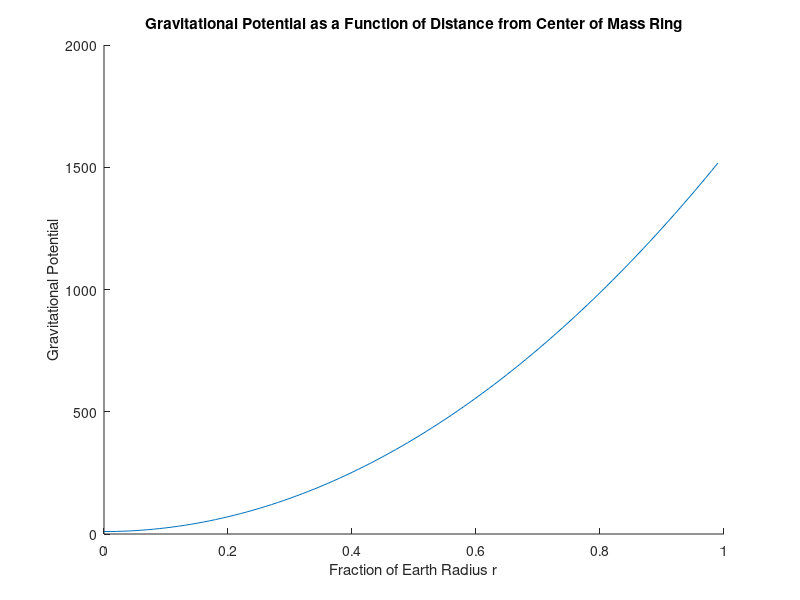

Recreate this plot in MATLAB.
%% Fowels and Cassidy Problem C 5.1
% Luke Polson
% V00849485

%% Part A
% See scanned page at the end of this document.

%% Part B
% Defines all Constants
r=1.496*10^11;
M=1.90*10^27;
R=7.784*10^11;
G=6.67*10^-11;

% This is the ``correct'' value for phi (still an approximation)
Phi_b=-(G*M/R)*(1+(r^2)/(4*R^2)+(3*r^4)/(8*R^4))

%% Part C
% We explain the algorithm used below. n is the number of points placed
% around the ring. In the while loop, 10000 is an arbitrary large number of
% points
% used. theta0 is the angular spacing between points on the ring. theta is
% the angle with respect to the z unit vector. (we put earth at r in the 
% z direction). The first forloop adds up the contributions from all the 
% masses and calculates the total gravitational potential. The if statement
% after the for loop checks if the current calculated value of phi (using n points) and the
% value of phi calculated previouslly (n/2 points) differ by less than 1/10000. If they do, then
% the value of large_enough_n is determined to be n. The sequence of
% phi_prev and phi are included after this code for clarity on how the
% algorothm works. 

Phi_prev=-10000; %Starts previous value at some far off number.
n=2; 
large_enough_n=0; 
while (n<100000) 
    Phi=0;
    theta0=2*pi/n;
    for theta = 0:theta0:2*pi
        Phi=Phi-G*(M/(n))/(r^2+R^2-2*r*R*cos(theta))^(0.5);
    end
    if(abs(Phi-Phi_prev)/abs(Phi)<1.0/10000)
        large_enough_n=n
        break;
    end
    X = ['For n=',num2str(n),' we have that phi= ',num2str(Phi),' and phi_prev=',num2str(Phi_prev)];
    disp(X)
    Phi_prev=Phi;
    n=2*n;
end

%% Part D
% We use the value of large_enough_n for our calcuations. m is the number of
% r values used. (i.e m=5 implies r=0, r=0.2, r=0.4, r=0.6, r=0.8 were
% used).

%%
% For R=0R

R_curr=0*R;
Phi_prev=-10000; %Starts previous value at some far off number.
n=2; 
large_enough_n=0; 
while (n<100000) 
    Phi=0;
    theta0=2*pi/n;
    for theta = 0:theta0:2*pi
        Phi=Phi-G*(M/(n))/(r^2+R_curr^2-2*r*R_curr*cos(theta))^(0.5);
    end
    if(abs(Phi-Phi_prev)/abs(Phi)<1.0/10000)
        large_enough_n=n
        break;
    end
    X = ['For n=',num2str(n),' we have that phi= ',num2str(Phi),' and phi_prev=',num2str(Phi_prev)];
    disp(X)
    Phi_prev=Phi;
    n=2*n;
end

%%
% For R=0.2R

R_curr=0.2*R;
Phi_prev=-10000; %Starts previous value at some far off number.
n=2; 
large_enough_n=0; 
while (n<1000000) 
    Phi=0;
    theta0=2*pi/n;
    for theta = 0:theta0:2*pi
        Phi=Phi-G*(M/(n))/(r^2+R_curr^2-2*r*R_curr*cos(theta))^(0.5);
    end
    if(abs(Phi-Phi_prev)/abs(Phi)<1.0/10000)
        large_enough_n=n
        break;
    end
    X = ['For n=',num2str(n),' we have that phi= ',num2str(Phi),' and phi_prev=',num2str(Phi_prev)];
    disp(X)
    Phi_prev=Phi;
    n=2*n;
end

%%
% For R=0.4R

R_curr=0.4*R;
Phi_prev=-10000; %Starts previous value at some far off number.
n=2; 
large_enough_n=0; 
while (n<1000000) 
    Phi=0;
    theta0=2*pi/n;
    for theta = 0:theta0:2*pi
        Phi=Phi-G*(M/(n))/(r^2+R_curr^2-2*r*R_curr*cos(theta))^(0.5);
    end
    if(abs(Phi-Phi_prev)/abs(Phi)<1.0/10000)
        large_enough_n=n
        break;
    end
    X = ['For n=',num2str(n),' we have that phi= ',num2str(Phi),' and phi_prev=',num2str(Phi_prev)];
    disp(X)
    Phi_prev=Phi;
    n=2*n;
end

%%
% For R=0.6R

R_curr=0.6*R;
Phi_prev=-10000; %Starts previous value at some far off number.
n=2; 
large_enough_n=0; 
while (n<100000) 
    Phi=0;
    theta0=2*pi/n;
    for theta = 0:theta0:2*pi
        Phi=Phi-G*(M/(n))/(r^2+R_curr^2-2*r*R_curr*cos(theta))^(0.5);
    end
    if(abs(Phi-Phi_prev)/abs(Phi)<1.0/10000)
        large_enough_n=n
        break;
    end
    X = ['For n=',num2str(n),' we have that phi= ',num2str(Phi),' and phi_prev=',num2str(Phi_prev)];
    disp(X)
    Phi_prev=Phi;
    n=2*n;
end

%%
% For R=0.8R

R_curr=0.8*R;
Phi_prev=-10000; %Starts previous value at some far off number.
n=2; 
large_enough_n=0; 
while (n<100000) 
    Phi=0;
    theta0=2*pi/n;
    for theta = 0:theta0:2*pi
        Phi=Phi-G*(M/(n))/(r^2+R_curr^2-2*r*R_curr*cos(theta))^(0.5);
    end
    if(abs(Phi-Phi_prev)/abs(Phi)<1.0/10000)
        large_enough_n=n
        break;
    end
    X = ['For n=',num2str(n),' we have that phi= ',num2str(Phi),' and phi_prev=',num2str(Phi_prev)];
    disp(X)
    Phi_prev=Phi;
    n=2*n;
end

%%
% Now we plot |phi(r)-phi(0)| as a function of r

m=100;
spacing=1/m;
Phi_0=-G*M/R;

rvalues=zeros(1,m);
phivalues=zeros(1,m);

n=1;
for rcurr=0:(1/m):(1-(1/m))
    Phi=0;
    theta0=2*pi/large_enough_n;
    for theta = 0:theta0:2*pi
        Phi=Phi-G*(M/(large_enough_n))/((rcurr*r)^2+R^2-2*(rcurr*r)*R*cos(theta))^(0.5);
    end 
rvalues(1,n)=rcurr;
phivalues(1,n)=abs(Phi-Phi_0);
n=n+1;
end


figure('name','Part D2','NumberTitle','on');
hold on;
title('Gravitational Potential as a Function of Distance from Center of Mass Ring')
ylabel('Gravitational Potential')
xlabel('Fraction of Earth Radius r')
plot(rvalues, phivalues);
hold off;




        